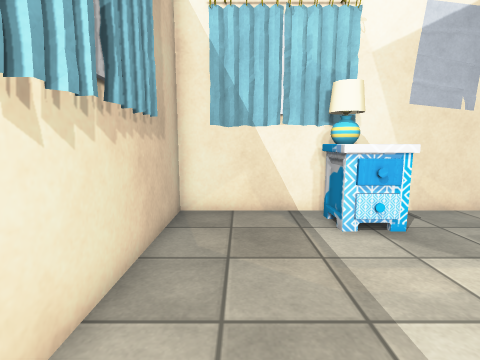
[1] (above)

13 first-person views from a walk through a Unity game level. The camera is 1.2 m above the floor, tilts 8° down and sees 85° across. The floor is counted in squares, 0.5 m on a side. Each view is taken from the middle of a square. On the plan, view 1 faces up. The plan holds only what a view shows up to about 18 squares ahead; the rest is blank. The player character is not drawn. Some animated figures are left out. Some surface patterns are stand-ins.

[2]
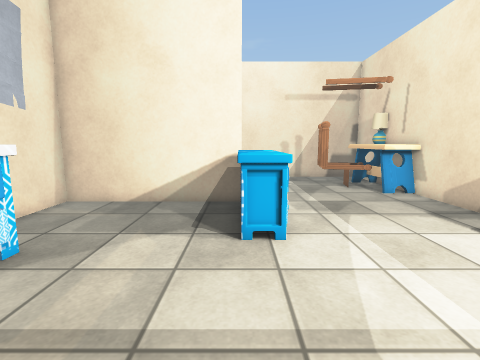

[3]
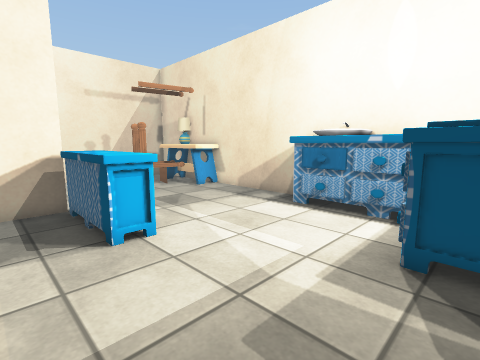

[4]
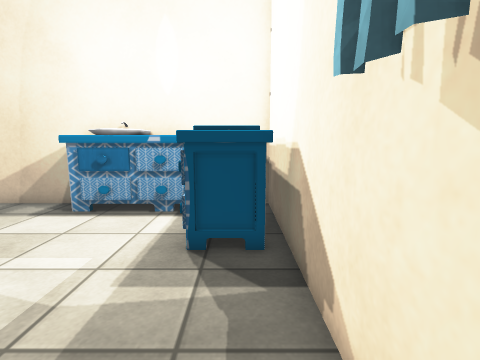

[5]
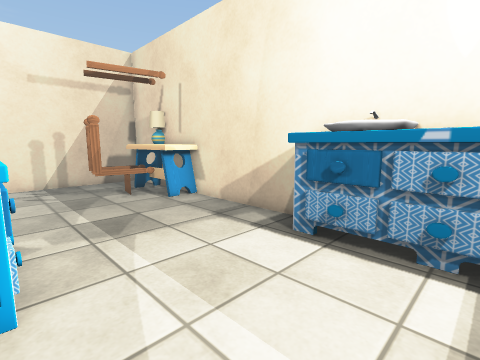

[6]
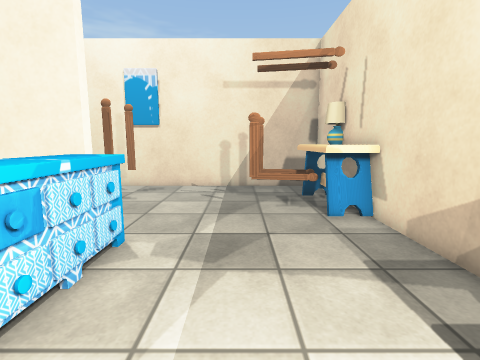

[7]
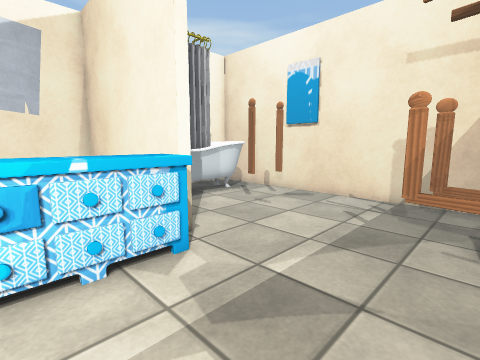

[8]
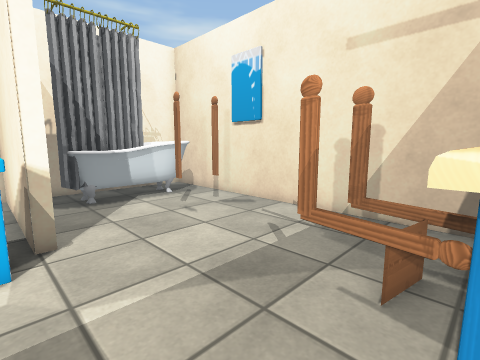

[9]
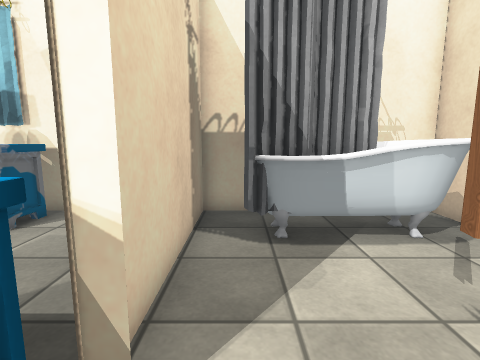

[10]
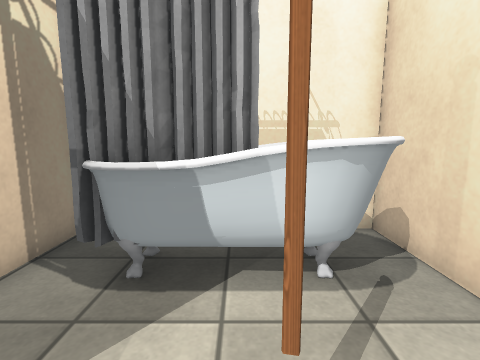

[11]
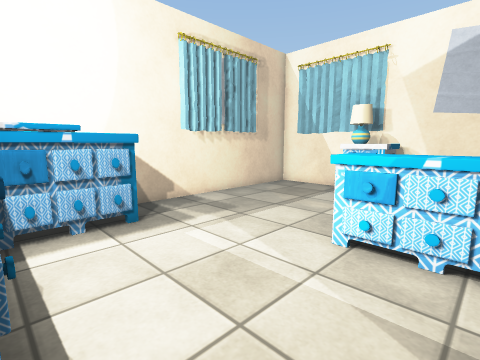

[12]
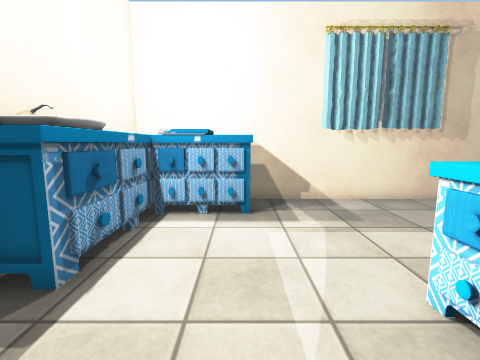

[13]
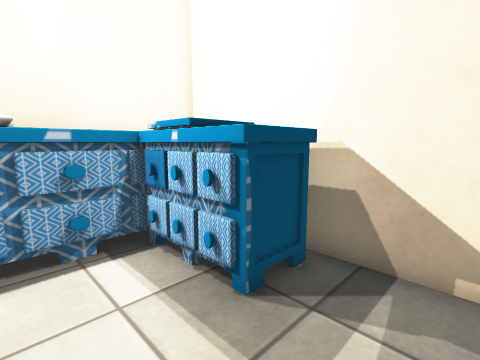

### Floor plan
Points are (right, up) in squares from view 1. A wall is a line through its corners. A room is listed if a view was taken in it or the views show most of it. See-through windows are left out.
Room 1 (views 1, 2, 3, 4, 5, 6, 7, 8, 9, 11, 12, 13)
walls: (10.1, 2) (9.7, 2) (9.7, 9.2); (5.4, -6.3) (10.5, -6.3); (3.5, 8.8) (-0.9, 8.8); (-1.9, 5.9) (-1.8, 1.4); (3.6, 9.1) (3, 8.7); (10.1, 9.2) (-2.1, 9.2) (-2.1, -6.3)
low walls: (12.7, -4.5) (13.1, -2.4); (14.4, -4.2) (12.9, -3.9)
ways out: opening at (11.7, -1.7) to room 2
objects: dresser (-1, -6) to (2, -5); nightstand (-1, -5) to (0, -3); dresser (-1, -2) to (0, -2); sink (2, -6) to (4, -5); nightstand (3, 7) to (5, 8); lamp (3, 8) to (4, 8); dresser (5, -6) to (5, -5); dresser (5, 1) to (9, 2); other object (11, -6) to (15, -5); lamp (14, -7) to (15, -6)
Room 2 (view 10)
walls: (17.8, 3.4) (17.8, 5.6); (11.6, 6.3) (11.1, 6.3); (9.7, 6.5) (9.7, 2.8); (15.4, -6.3) (17.8, -6.3) (17.8, 2.5)
low walls: (13, -3.9) (14.4, -4.2)
ways out: opening at (11.7, -1.7) to room 1; opening at (16, 6.5) to room 3
objects: bed (14, 4); bed (15, -3); bed (16, 3)
Room 3 (no view inside)
walls: (14, 6.7) (13.7, 6.2); (15.4, 9.2) (14.4, 9.2); (17.8, 5.6) (17.8, 9.2) (15.6, 9.2); (11.6, 9.2) (10.1, 9.2); (9.7, 9.2) (9.7, 6.5)
ways out: opening at (16, 6.5) to room 2
objects: bathtub (11, 6) to (17, 8)

Where each view was taken, in squares from view 1:
view 1: 0 up, 0 right, facing up
view 2: 2 up, 1 left, facing right
view 3: 4 up, 1 left, facing down-right
view 4: 4 up, 1 left, facing down
view 5: 1 up, 1 right, facing down-right
view 6: 2 down, 3 right, facing right
view 7: 4 down, 6 right, facing up-right
view 8: 5 down, 9 right, facing up-right
view 9: 0 up, 11 right, facing up
view 10: 2 up, 14 right, facing up
view 11: 5 down, 8 right, facing up-left
view 12: 2 down, 9 right, facing left
view 13: 1 up, 3 right, facing down-left
